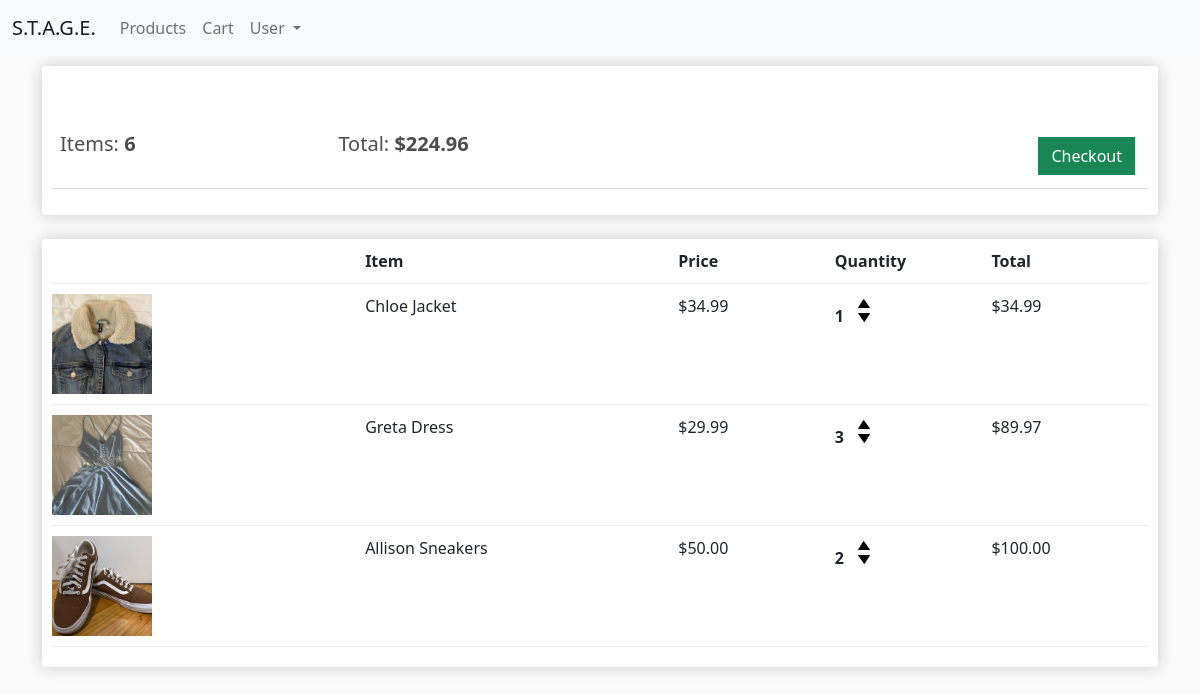
The app's page /cart/ (signed in) with its own data.
### store/models.py (models this page shows, shortened)
class Order(models.Model):
    customer = models.ForeignKey(Customer, on_delete=models.SET_NULL, blank=True, null=True)
    date_ordered = models.DateTimeField(auto_now_add=True)
    complete = models.BooleanField(default=False, null=True, blank=False)
    transaction_id = models.CharField(max_length=150, null=True)
    @property
    def get_cart_total(self):
        orderitems = self.orderitem_set.all()
        total = sum([item.get_total for item in orderitems])
        return total
    @property
    def get_cart_items(self):
        orderitems = self.orderitem_set.all()
        total = sum([item.quantity for item in orderitems])
        return total

class OrderItem(models.Model):
    product = models.ForeignKey(Product, on_delete=models.SET_NULL, blank=True, null=True)
    order = models.ForeignKey(Order, on_delete=models.SET_NULL, blank=True, null=True)
    quantity = models.IntegerField(default=0, null=True, blank=True)
    date_added = models.DateTimeField(auto_now_add=True)
    @property
    def get_total(self):
        total = self.product.price * self.quantity
        return total

class Product(models.Model):
    name = models.CharField(max_length=150, null=True)
    price = models.FloatField()
    digital = models.BooleanField(default=False, null=True, blank=False)
    image = models.ImageField(null=True, blank=True)
    @property
    def imageURL(self):
        try:
            url = self.image.url
        except:
            url = ''
        return url

### store/views.py (the view)
# urls.py: path('cart/',views.cart, name="cart"),
def cart(request):
	data = cartData(request)
	cartItems = data['cartItems']
	order = data['order']
	items = data['items']
	context = {'items':items, 'order':order, 'cartItems':cartItems}
	return render(request, 'store/cart.html', context)

### store/utils.py (called while the page is built)
def cartData(request):
	if request.user.is_authenticated:
		customer = request.user.customer
		order, created = Order.objects.get_or_create(customer=customer, complete=False)
		items = order.orderitem_set.all()
		cartItems = order.get_cart_items
	else:
		cookieData = cookieCart(request)
		cartItems = cookieData['cartItems']
		order = cookieData['order']
		items = cookieData['items']
	return {'cartItems':cartItems ,'order':order, 'items':items}

### store/templates/store/cart.html
{% extends 'store/main.html' %}
{% load static %}
{% block content %}
	<div class="row">
		<div class="col-lg-12">
			<div class="box-element">
				<br>
				<br>
				<table class="table">
					<tr>
						<th><h5>Items: <strong>{{order.get_cart_items}}</strong></h5></th>
						<th><h5>Total:<strong> ${{order.get_cart_total|floatformat:2}}</strong></h5></th>
						<th>
							<a  style="float:right; margin:5px;" class="btn btn-success" href="{% url 'checkout' %}">Checkout</a>
						</th>
					</tr>
				</table>
			</div>
			<br>
			<div class="box-element">
				<div class="cart-row">
					<div style="flex:2"></div>
					<div style="flex:2"><strong>Item</strong></div>
					<div style="flex:1"><strong>Price</strong></div>
					<div style="flex:1"><strong>Quantity</strong></div>
					<div style="flex:1"><strong>Total</strong></div>
				</div>
				{% for item in items %}
				<div class="cart-row">
					<div style="flex:2"><img class="row-image" src="{{item.product.imageURL}}"></div>
					<div style="flex:2"><p>{{item.product.name}}</p></div>
					<div style="flex:1"><p>${{item.product.price|floatformat:2}}</p></div>
					<div style="flex:1">
						<p class="quantity">{{item.quantity}}</p>
						<div class="quantity">
							<img data-product="{{item.product.id}}" data-action="add" class="chg-quantity update-cart" src="{% static  'images/arrow-up.png' %}">
							<img data-product="{{item.product.id}}" data-action="remove" class="chg-quantity update-cart" src="{% static  'images/arrow-down.png' %}">
						</div>
					</div>
					<div style="flex:1"><p>${{item.get_total|floatformat:2}}</p></div>
				</div>
				{% endfor %}
			</div>
		</div>
	</div>
{% endblock content %}

### static/css/main.css (style rules this page uses)
body { background-color: hsl(0, 0%, 98%); }
h1,h2,h3,h4,h5,h6 { color:hsl(0, 0%, 30%); }
.box-element { box-shadow:hsl(0, 0%, 80%) 0 0 16px; background-color: #fff; border-radius: 4px; padding: 10px; }
.col-lg-4, .col-lg-6, .col-lg-8, .col-lg-12 { margin-top: 10px; }
.btn { border-radius: 0; }
.row-image { width: 100px; }
.cart-row { display: flex; align-items: flex-stretch; padding-bottom: 10px; margin-bottom: 10px; border-bottom: 1px solid #ececec; }
.quantity { display: inline-block; font-weight: 700; padding-right:10px; }
.chg-quantity { width: 12px; cursor: pointer; display: block; margin-top: 5px; transition:.1s; }

### records on screen
Order: get_cart_items "6", get_cart_total "224.96"
OrderItem: product.imageURL (picture), product.name "Chloe Jacket", product.price "34.99", quantity "1", get_total "34.99"
OrderItem: product.imageURL (picture), product.name "Greta Dress", product.price "29.99", quantity "3", get_total "89.97"
OrderItem: product.imageURL (picture), product.name "Allison Sneakers", product.price "50.00", quantity "2", get_total "100.00"
